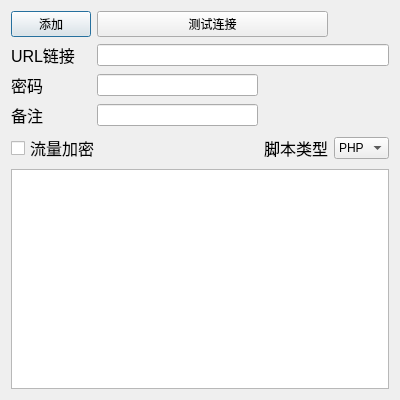
<?xml version="1.0" encoding="UTF-8"?>
<ui version="4.0">
 <class>dialog</class>
 <widget class="QDialog" name="dialog">
  <property name="geometry">
   <rect>
    <x>0</x>
    <y>0</y>
    <width>400</width>
    <height>400</height>
   </rect>
  </property>
  <property name="minimumSize">
   <size>
    <width>400</width>
    <height>400</height>
   </size>
  </property>
  <property name="windowTitle">
   <string>添加shell</string>
  </property>
  <layout class="QGridLayout" name="gridLayout">
   <item row="2" column="0">
    <widget class="QLabel" name="label_2">
     <property name="font">
      <font>
       <pointsize>12</pointsize>
      </font>
     </property>
     <property name="text">
      <string>密码</string>
     </property>
    </widget>
   </item>
   <item row="5" column="0" colspan="4">
    <widget class="QTextBrowser" name="textBrowser"/>
   </item>
   <item row="1" column="1" colspan="3">
    <widget class="QLineEdit" name="lineEdit"/>
   </item>
   <item row="0" column="0">
    <widget class="QPushButton" name="pushButton">
     <property name="text">
      <string>添加</string>
     </property>
    </widget>
   </item>
   <item row="3" column="0">
    <widget class="QLabel" name="label_3">
     <property name="font">
      <font>
       <pointsize>12</pointsize>
      </font>
     </property>
     <property name="text">
      <string>备注</string>
     </property>
    </widget>
   </item>
   <item row="2" column="1">
    <widget class="QLineEdit" name="lineEdit_2">
     <property name="text">
      <string/>
     </property>
    </widget>
   </item>
   <item row="4" column="3">
    <widget class="QComboBox" name="comboBox">
     <item>
      <property name="text">
       <string>PHP</string>
      </property>
     </item>
     <item>
      <property name="text">
       <string>JSP</string>
      </property>
     </item>
    </widget>
   </item>
   <item row="0" column="1" colspan="2">
    <widget class="QPushButton" name="pushButton_2">
     <property name="text">
      <string>测试连接</string>
     </property>
    </widget>
   </item>
   <item row="1" column="0">
    <widget class="QLabel" name="label">
     <property name="font">
      <font>
       <pointsize>12</pointsize>
      </font>
     </property>
     <property name="text">
      <string>URL链接</string>
     </property>
    </widget>
   </item>
   <item row="4" column="0" colspan="2">
    <widget class="QCheckBox" name="checkBox">
     <property name="font">
      <font>
       <pointsize>12</pointsize>
      </font>
     </property>
     <property name="text">
      <string>流量加密</string>
     </property>
    </widget>
   </item>
   <item row="3" column="1">
    <widget class="QLineEdit" name="lineEdit_3">
     <property name="text">
      <string/>
     </property>
    </widget>
   </item>
   <item row="4" column="2">
    <widget class="QLabel" name="label_4">
     <property name="font">
      <font>
       <pointsize>12</pointsize>
      </font>
     </property>
     <property name="text">
      <string>脚本类型</string>
     </property>
    </widget>
   </item>
  </layout>
 </widget>
 <tabstops>
  <tabstop>lineEdit</tabstop>
  <tabstop>pushButton</tabstop>
  <tabstop>pushButton_2</tabstop>
  <tabstop>textBrowser</tabstop>
 </tabstops>
 <resources/>
 <connections>
  <connection>
   <sender>pushButton</sender>
   <signal>clicked()</signal>
   <receiver>dialog</receiver>
   <slot>close()</slot>
   <hints>
    <hint type="sourcelabel">
     <x>347</x>
     <y>61</y>
    </hint>
    <hint type="destinationlabel">
     <x>249</x>
     <y>99</y>
    </hint>
   </hints>
  </connection>
 </connections>
</ui>
